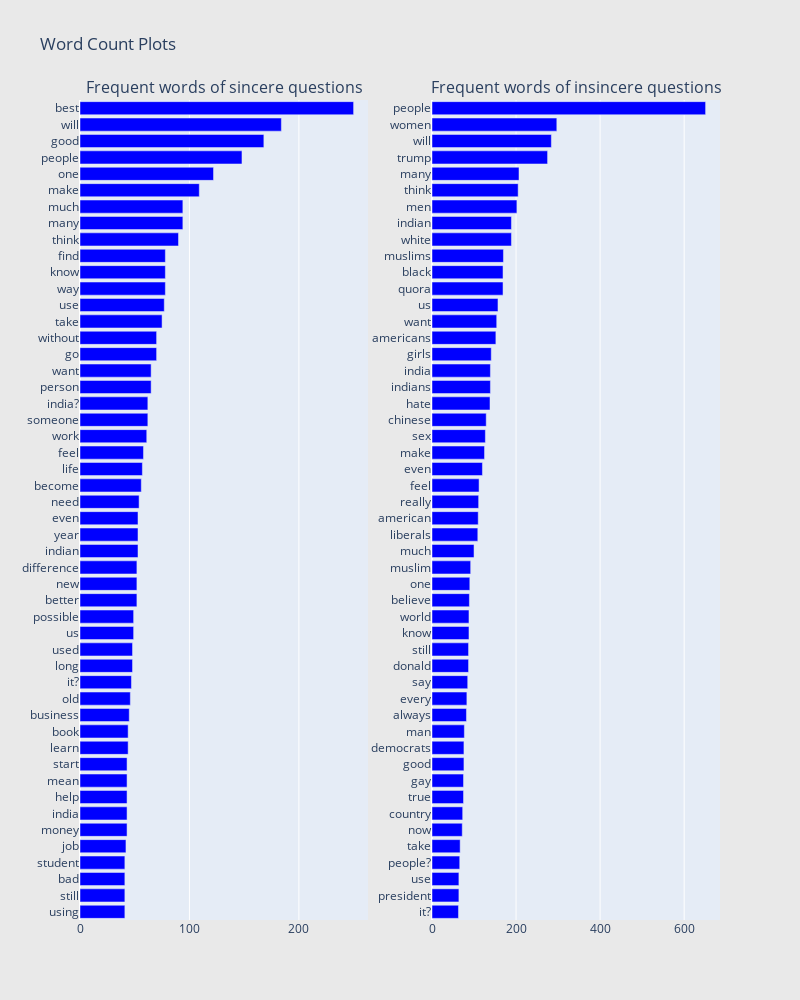

Notebook code cell kept with this figure:
### Markdown cell above
## Word Frequency, plot of sincere and insincere questions:

### Code cell
from plotly import tools
import plotly.offline as py
py.init_notebook_mode(connected=True)
import plotly.graph_objs as go
from collections import defaultdict
df1 = df[df["target"]==1]
df0 = df[df["target"]==0]

## custom function for ngram generation ##
def generate_ngrams(text, n_gram=1):
    token = [token for token in text.lower().split(" ") if token != "" if token not in STOPWORDS]
    ngrams = zip(*[token[i:] for i in range(n_gram)])
    return [" ".join(ngram) for ngram in ngrams]

## custom function for horizontal bar chart ##
def horizontal_bar_chart(df, color):
    trace = go.Bar(
        y=df["word"].values[::-1],
        x=df["wordcount"].values[::-1],
        showlegend=False,
        orientation = 'h',
        marker=dict(
            color=color,
        ),
    )
    return trace

## Get the bar chart from sincere questions ##
freq_dict = defaultdict(int)
for sent in df0["question_text"]:
    for word in generate_ngrams(sent):
        freq_dict[word] += 1
fd_sorted = pd.DataFrame(sorted(freq_dict.items(), key=lambda x: x[1])[::-1])
fd_sorted.columns = ["word", "wordcount"]
trace0 = horizontal_bar_chart(fd_sorted.head(50), 'blue')

## Get the bar chart from insincere questions ##
freq_dict = defaultdict(int)
for sent in df1["question_text"]:
    for word in generate_ngrams(sent):
        freq_dict[word] += 1
fd_sorted = pd.DataFrame(sorted(freq_dict.items(), key=lambda x: x[1])[::-1])
fd_sorted.columns = ["word", "wordcount"]
trace1 = horizontal_bar_chart(fd_sorted.head(50), 'blue')

# Creating two subplots
fig = tools.make_subplots(rows=1, cols=2, vertical_spacing=0.04,
                          subplot_titles=["Frequent words of sincere questions", 
                                          "Frequent words of insincere questions"])
fig.append_trace(trace0, 1, 1)
fig.append_trace(trace1, 1, 2)
fig['layout'].update(height=1000, width=800, paper_bgcolor='rgb(233,233,233)', title="Word Count Plots")
py.iplot(fig, filename='word-plots')

### Figure 1 — Plotly figure (JSON) as saved in the notebook; plotly's stock layout.template omitted (floating-point values rounded to 4 significant figures)
{"data": [{"marker": {"color": "blue"}, "orientation": "h", "showlegend": false, "type": "bar", "x": [41, 41, 41, 41, 42, 43, 43, 43, 43, 43, 44, 44, 45, 46, 47, 48, 48, 49, 49, 52, 52, 52, 53, 53, 53, 54, 56, 57, 58, 61, 62, 62, 65, 65, 70, 70, 75, 77, 78, 78, 78, 90, 94, 94, 109, 122, 148, 168, 184, 250], "xaxis": "x", "y": ["using", "still", "bad", "student", "job", "money", "india", "help", "mean", "start", "learn", "book", "business", "old", "it?", "long", "used", "us", "possible", "better", "new", "difference", "indian", "year", "even", "need", "become", "life", "feel", "work", "someone", "india?", "person", "want", "go", "without", "take", "use", "way", "know", "find", "think", "many", "much", "make", "one", "people", "good", "will", "best"], "yaxis": "y"}, {"marker": {"color": "blue"}, "orientation": "h", "showlegend": false, "type": "bar", "x": [63, 64, 64, 66, 67, 72, 73, 75, 75, 76, 76, 77, 82, 83, 85, 87, 87, 88, 88, 89, 90, 92, 100, 109, 110, 111, 112, 120, 125, 127, 129, 138, 139, 139, 141, 152, 154, 157, 169, 169, 170, 189, 189, 202, 205, 207, 275, 284, 297, 651], "xaxis": "x2", "y": ["it?", "president", "use", "people?", "take", "now", "country", "true", "gay", "good", "democrats", "man", "always", "every", "say", "donald", "still", "know", "world", "believe", "one", "muslim", "much", "liberals", "american", "really", "feel", "even", "make", "sex", "chinese", "hate", "indians", "india", "girls", "americans", "want", "us", "quora", "black", "muslims", "white", "indian", "men", "think", "many", "trump", "will", "women", "people"], "yaxis": "y2"}], "layout": {"annotations": [{"font": {"size": 16}, "showarrow": false, "text": "Frequent words of sincere questions", "x": 0.225, "xanchor": "center", "xref": "paper", "y": 1, "yanchor": "bottom", "yref": "paper"}, {"font": {"size": 16}, "showarrow": false, "text": "Frequent words of insincere questions", "x": 0.775, "xanchor": "center", "xref": "paper", "y": 1, "yanchor": "bottom", "yref": "paper"}], "height": 1000, "paper_bgcolor": "rgb(233,233,233)", "title": {"text": "Word Count Plots"}, "width": 800, "xaxis": {"anchor": "y", "domain": [0, 0.45]}, "xaxis2": {"anchor": "y2", "domain": [0.55, 1]}, "yaxis": {"anchor": "x", "domain": [0, 1]}, "yaxis2": {"anchor": "x2", "domain": [0, 1]}}}
